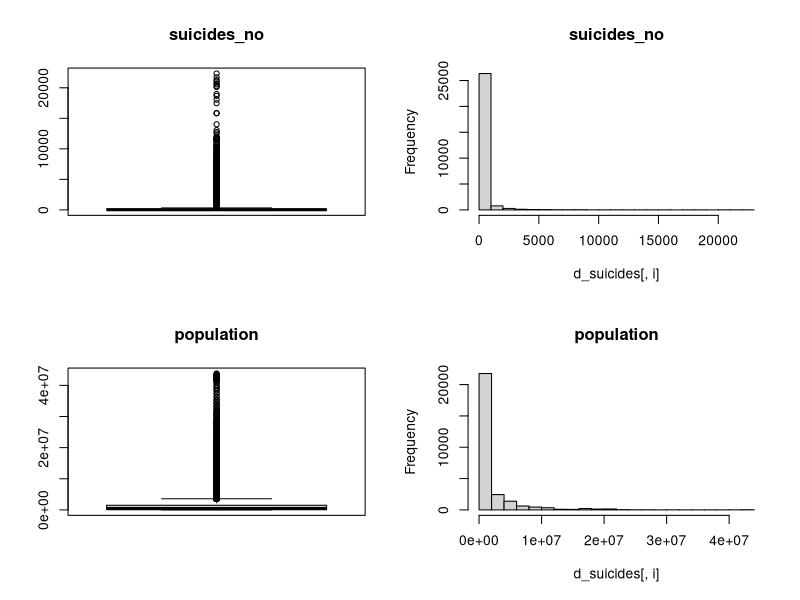
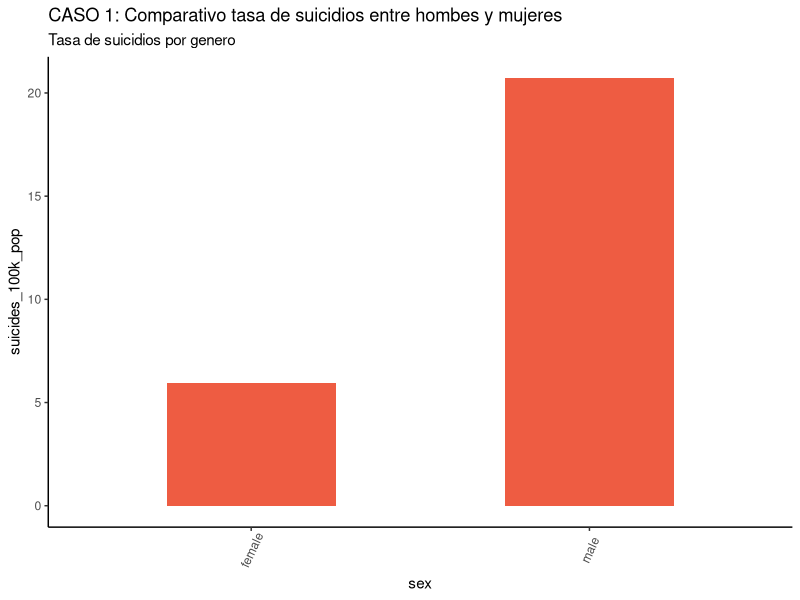
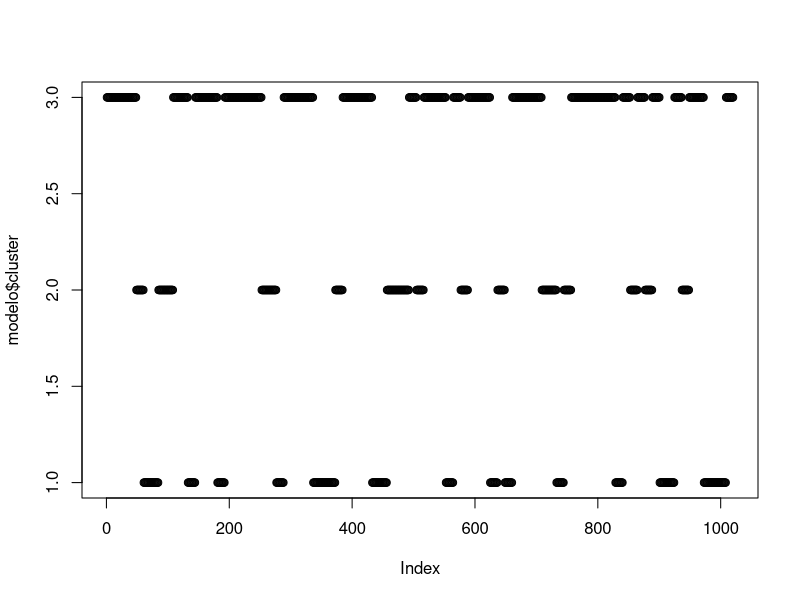
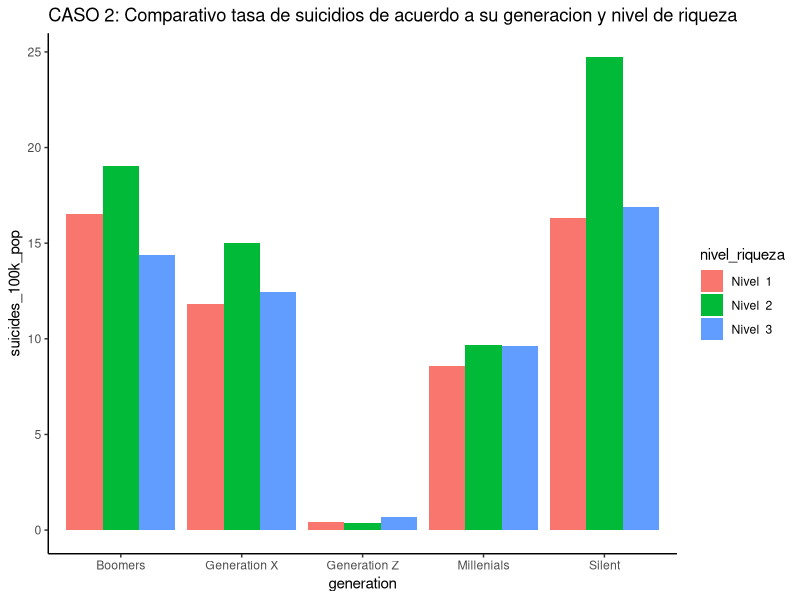
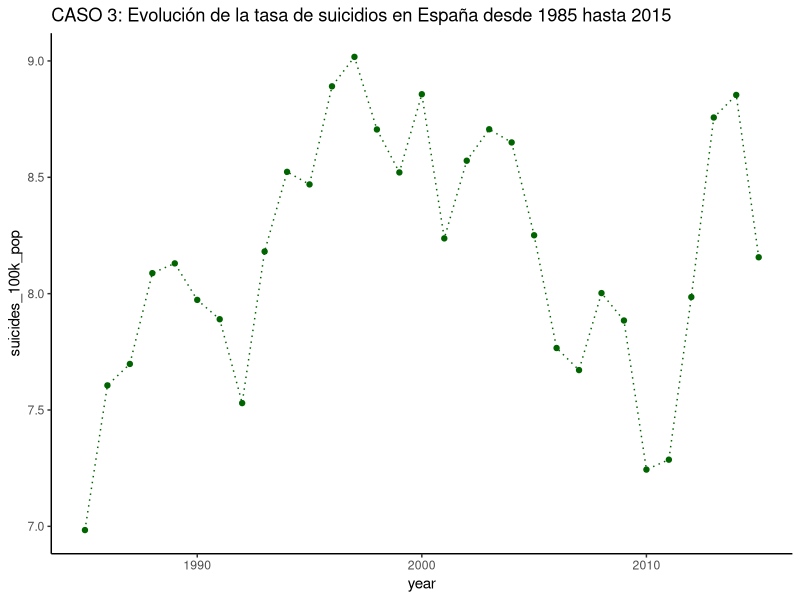
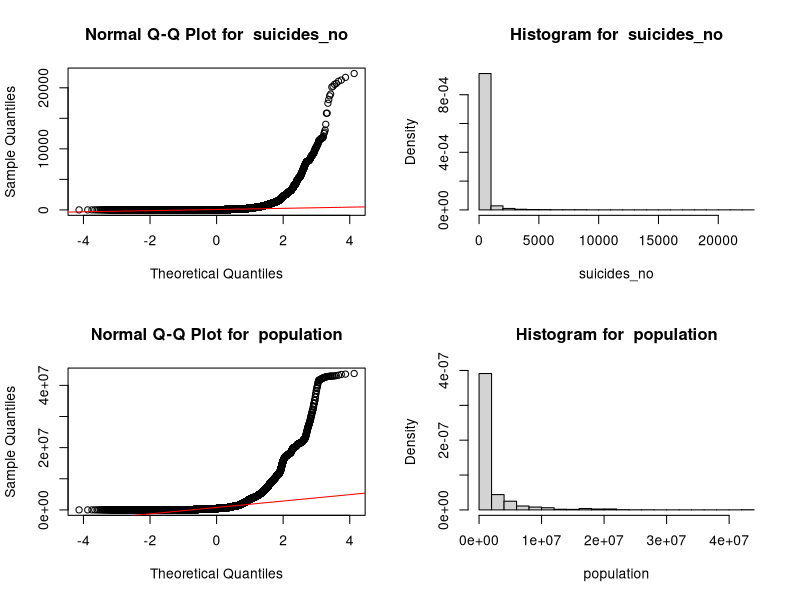
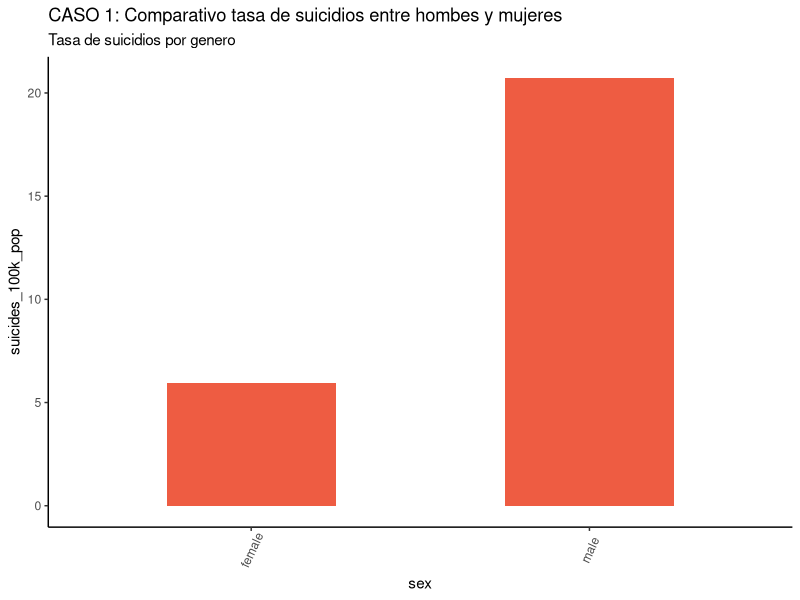
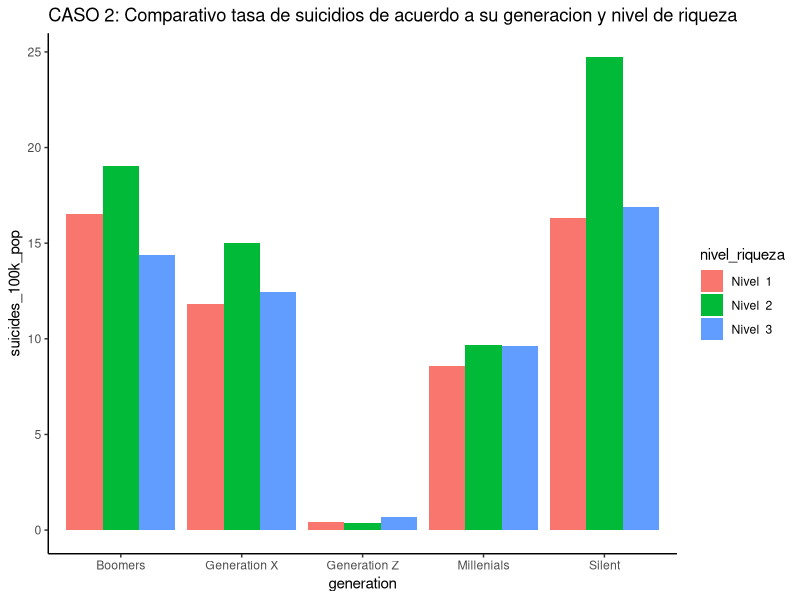

The R script that drew these images, in order:
# Tipología y ciclo de vida de los datos - Práctica 2
# Autores: Gabriel Paladines y Jaime Pardo
# Dataset: https://www.kaggle.com/rushirdx/suicide-rates-from-1986-to-2016/data
library(dplyr)
library(knitr)
library(ggplot2)
library(stats)

# 1 DESCRIPCIÓN DEL DATASET
# ¿Por qué es importante y qué pregunta/problema pretende responder?
# Este dataset contiene diversos parámetros con los que se puede establecer correlación/causalidad con el suicidio. 
# Pretende responder a preguntar del tipo: ¿el suicidio afecta más a los hombres o a las mujeres? 
# ¿tiene más impacto entre personas de una determinada edad o generación?
# ¿cómo influye el nuvel de riqueza del país en el que viven?

# Lectura de datos
data <- read.csv("../data/suicide.csv", header = TRUE, sep = ",", quote="\"", dec=".",fill = TRUE)
dim(data) 
# Tenemos 27820 observaciones y un total de 12 variables. Entre otras:
# La variable sex tiene dos clases: female y male, ambas con la misma cantidad de registros.
# La variable age tiene 6 clases, todas ellas con la misma cantidad de registros.
# La variable generation tiene 6 clases con diferente cantidad de registros.
summary(data)
# Tipos de datos
str(data)
res <- sapply(data,class)
kable(data.frame(variables=names(res),clase=as.vector(res)))


# 2 INTEGRACIÓN Y SELECCIÓN DE LOS DATOS DE INTERÉS A ANALIZAR

# Eliminar columnas
# HDI.for.year tiene demasiados vacíos y country.year es un campo derivado
d_suicides <- select(data, -HDI.for.year, -country.year)
str(d_suicides)


# 3 LIMPIEZA DE LOS DATOS

# 3.1 ¿Los datos contienen ceros o elementos vacíos? ¿Cómo gestionarías cada uno de estos casos?
# Suicides y Suicides/100kpop tienen ceros, pero son valores correctos y no requieren una gestión especial
# HDI.for.year contiene un 70% de vacíos. Es difícil completar con valores fiables, por ello se decide descartarlo.
colSums(is.na(d_suicides))
colSums(d_suicides=="")
colSums(d_suicides=="0")

# 3.2 Identificación y tratamiento de valores extremos

# Análisis mediante diagramas de cajas e histogramas
par(mfrow=c(2,2))
cols <- c("suicides_no","population")
for(i in cols) {
  if (is.integer(d_suicides[,i])){
    boxplot(d_suicides[,i], main = i, width = 100)
    hist(d_suicides[,i], main = i)
  }
}

# Por la naturaleza de las variables population y suicides, no siguen una distribución normal.

par(mfrow=c(2,2))
cols <- c("sex","age","generation")
for (i in cols){
  if (is.factor(d_suicides[,i])){
    counts <- table(d_suicides[,i])
    barplot(counts,main=paste("Distribution of ", i), 
            xlab=i)
  }
}


# 4 ANÁLISIS DE LOS DATOS

# 4.1 Selección de los grupos de datos que se quieren analizar/comparar

# CASO 1: ¿Es mayor la tasa de suicidios en hombres que en mujeres (en función del porcentaje de población)?
# Seleccionamos atributos: sex, suicides_no, population.
# Calculamos la tasa de suicidios por sexo.
# Representamos gráficamente una comparativa entre la tasa de suicidios de hombres y mujeres.

df  <- d_suicides %>% select(sex, suicides_no, population)
df[2:3] <- lapply(df[2:3], as.numeric)
report_case1 <- df %>%
  group_by(sex) %>%
  summarise_all(funs(sum)) %>%
  mutate(suicides_100k_pop = suicides_no / population * 100000)
head(report_case1)
theme_set(theme_classic())
par(mfrow=c(1,1))
g_case1 <- ggplot(report_case1, aes(sex,suicides_100k_pop)) + geom_bar(stat="identity", width = 0.5, fill="tomato2") + 
  labs(title="CASO 1: Comparativo tasa de suicidios entre hombes y mujeres", 
       subtitle="Tasa de suicidios por genero") +
  theme(axis.text.x = element_text(angle=65, vjust=0.6))

g_case1

# Porcentaje suicidios hombres y mujeres respectivamente:

#percent_male = rate_male / (rate_male + rate_female)
#percent_female = rate_female / (rate_male + rate_female)
#percent_male
#percent_female

# Conclusión: la tasa de suicidios en hombres es mayor que en mujeres, más del triple (20.7 vs. 5.94).
# En total representan el 77,7% de los suicidios.


# CASO 2: ¿Qué generación tiene mayor tasa de suicidios según el nivel de riqueza de su país en 2008 (crisis económica mundial?
# Clasificamos los países según el producto interior bruto (gdp_per_capita) para el 2008.
# Calculamos la tasa de suicidios por generación / nivel de riqueza.
# Comparamos por generación y tasa de suicidios para el año 2008.

# Empezamos clasificando los países en 3 niveles de riqueza, mediante el algoritmo k-means.
# Se genera la columna nivel_riqueza (1=Segundo mundo; 2=Tercer; 3=Primer)
# Atributos: suicides_no, population, generation, gdp_per_capita...., country, year

suicides_2008 <- filter(d_suicides, year=='2008')

modelo <- kmeans(suicides_2008$gdp_per_capita...., centers = 3)
modelo
modelo$cluster
par(mfrow=c(1,1))
plot(modelo$cluster)

suicides_2008$nivel_riqueza <- modelo$cluster
head(suicides_2008)

report_case2 <- tibble()

for (idx in (1:3)) {
  suicides_2008_riqueza <- filter(suicides_2008, nivel_riqueza==idx)
  df  <- suicides_2008_riqueza %>% select(generation, suicides_no, population)
  
  df[2:3] <- lapply(df[2:3], as.numeric)
  report <- df %>%
    group_by(generation) %>%
    summarise_all(funs(sum)) %>%
    mutate(suicides_100k_pop = suicides_no / population * 100000) %>%
    mutate(nivel_riqueza= paste("Nivel ", idx))
  
  print(paste("Nivel de Riqueza ", idx))
  print(report)
  report_case2 <- rbind(report_case2, report)
}

head(report_case2)

g_case2 <- ggplot(report_case2, aes(fill=nivel_riqueza,y=suicides_100k_pop,x=generation)) + geom_bar(position="dodge", stat="identity") + 
  labs(title="CASO 2: Comparativo tasa de suicidios de acuerdo a su generacion y nivel de riqueza")
g_case2

# CASO 3: ¿Cómo ha evolucionado la tasa de suicidios desde 1985 en España? 
# Atributos: suicides_no, population, year, country=Spain  
# Creamos una columna que sume el número de suicidios por año (para cada año existen 12 registros, 2 sex x 6 age).
# Creamos una columna que sume la población por año.
# Calculamos la tasa de suicidios por año.
# Graficamos para identificar picos o valores altos.

suicides_spain <- select(data, country, year, suicides_no, population)
suicides_spain <- filter(d_suicides, country=='Spain')
df  <- suicides_spain %>% select(year, suicides_no, population)
df[2:3] <- lapply(df[2:3], as.numeric)
report_case3 <- df %>%
  group_by(year) %>%
  summarise_all(funs(sum)) %>%
  mutate(suicides_100k_pop = suicides_no / population * 100000)
head(report_case3)

g_case3 <- ggplot(report_case3, aes(x=year,y=suicides_100k_pop)) + geom_line(stat="identity", color="darkgreen", linetype="dotted") + 
  labs(title="CASO 3: Evolución de la tasa de suicidios en España desde 1985 hasta 2015") +
  geom_point(color="darkgreen")
g_case3

# 4.2 Comprobación de la normalidad y homogeneidad de la varianza

# Análisis de normalidad

par(mfrow=c(2,2))
cols <- c("suicides_no", "population")
for (i in cols){
  qqnorm(d_suicides[,i],main = paste("Normal Q-Q Plot for ", i))
  qqline(d_suicides[,i],col="red")
  hist(d_suicides[,i], 
       main=paste("Histogram for ", i), 
       xlab=i, freq = FALSE)
}
# Se concluye que no son variables normales.
# Análisis de homogeneidad de la varianza: no aplica.

# 4.3 Aplicación de pruebas estadisticas para comparar los grupos de datos


# 5 REPRESENTACIÓN DE LOS RESULTADOS A PARTIR DE TABLAS Y GRÁFICAS
par(mfrow=c(2,2))
report_case1
g_case1
report_case2
g_case2
report_case3
g_case3

# 6 RESOLUCIÓN DEL PROBLEMA
# A partir de los resultados obtenidos, ¿cuáles son las conclusiones? ¿los resultados permiten responder al problema?

# CASO 1: Tasa de suicidios en hombres y en mujeres

# La conclusión aquí es simple: el suicidio afecta sensiblemente más a los hombres, 
# ya que la tasa es más del triple que en las mujeres.

# CASO 2: Tasa de suicidios por generaciones y nivel de riqueza

# La primera conclusión obvia es que para todas las generaciones salvo una 
# la mayor tasa de suicidios se da entre los países del segundo mundo. 
# El análisis que se puede hacer de esto es que en los países más ricos la crisis no ha golpeado tan fuerte
# o ha habido más medios para resistir, mientras que en los países más pobres, 
# cuyo nivel de vida previo ya era bajo, la crisis económica posiblemente no supone un gran cambio.

# Por otra parte, donde existe una mayor desigualdad es en la generación Silent 
# (nacidos entre finales de los años 20 y mediados de los 40), 
# en la cual destaca claramente el segundo mundo, además de ser la generación más impactada respecto a las demás. 
# En cuanto a lo segundo, se puede concluir que al ser una generación mayor, tiene menor población 
# y por lo tanto la tasa aumenta con facilidad.

# Más conclusiones: En la generación Z (nacidos de mediados de los 90 a mediados de los 2000) 
# es en la que claramente se observan menores tasas. Hay que considerar que durante más de la mitad del periodo estudiado 
# no han podido nacer personas de esa generación o bien han sido muy pequeñas como para cometer suicidio, 
# por lo cual es lógico el resultado. Además, es destacable que es el único grupo de población 
# en el que el tercer mundo tiene una tasa más alta. Esto da que pensar que posiblemente los niños del tercer mundo 
# afrontan dificultades que les llevan a cometer suicidios antes que en países más avanzados.

# Finalmente se puede observar que las tasas de suicidio han ido disminuyendo por generaciones 
# (en orden cronológico: silent, boomers, x, millenials, z). 
# Siendo un poco optimistas podemos pensar que el mundo ha ido mejorando. 
# Además, las nuevas generaciones han sufrido menor impacto de las guerras y sus consecuencias.

# CASO 3: Evolución de la tasa de suicidios en España y su relación con las crisis económicas

# Como se puede observar, se confirma la hipótesis de que los suicidios aumentan con las crisis económicas. 
# Los mayores aumentos se producen a raíz de las dos crisis económicas conocidas dentro del periodo estudiado: 
# la de 1993 y la de 2008. En el primer caso, en el que además se parte de una bajada durante 3 años consecutivos, 
# se alcanza en los 3 siguientes la tasa máxima de todo el periodo estudiado. 
# En el segundo caso también tras una progresiva bajada (con algún repunte) 
# se observa la mayor subida puntual de un año para otro.


# 7 CÓDIGO

#  Se adjunta el código 
